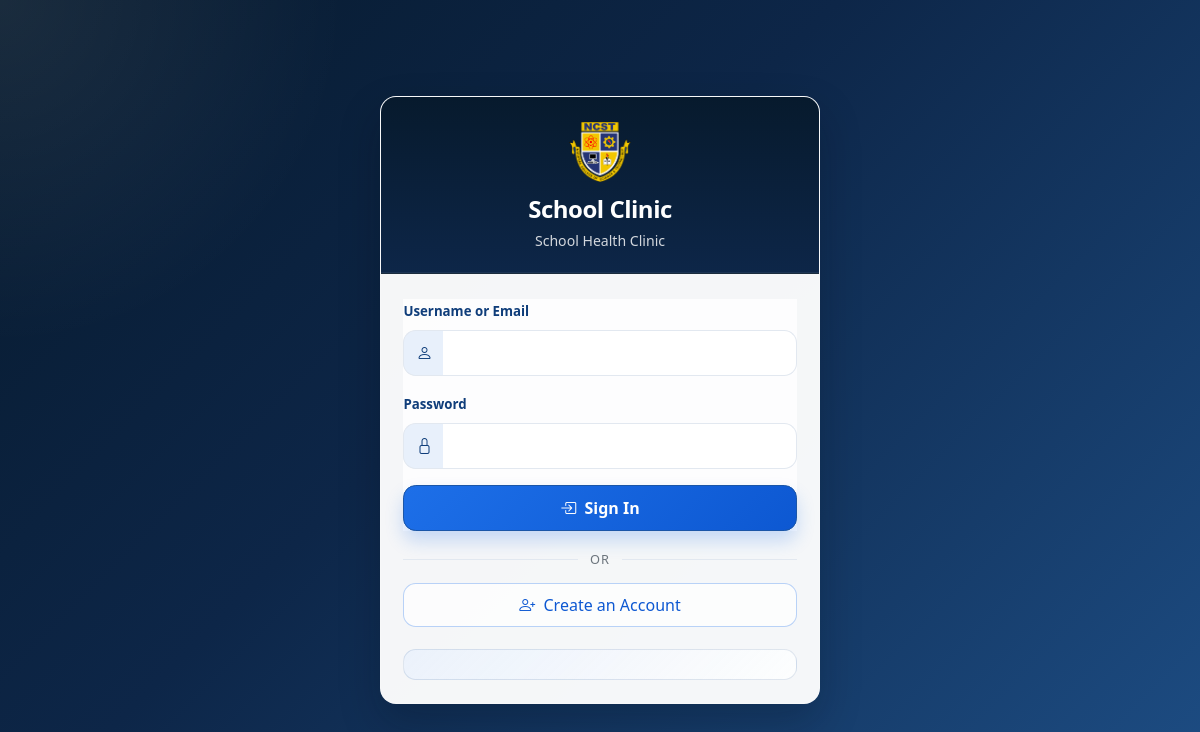
The app's page /auth/login.php with its own data.
### tables this page shows
CREATE TABLE system_settings (
    id            INT AUTO_INCREMENT PRIMARY KEY,
    setting_key   VARCHAR(80) NOT NULL UNIQUE,
    setting_value TEXT DEFAULT NULL,
    updated_at    DATETIME NOT NULL DEFAULT CURRENT_TIMESTAMP ON UPDATE CURRENT_TIMESTAMP
  );

### includes/functions.php (called while the page is built, shortened)
<?php
if (!function_exists('e')) {
    function e($string = '') {
        return htmlspecialchars($string, ENT_QUOTES, 'UTF-8');
    }
}
if (!function_exists('url')) {
    function url($path = '') {
        $base = defined('BASE_URL') ? BASE_URL : (($_SERVER['HTTP_BASE'] ?? '') . dirname($_SERVER['SCRIPT_NAME'] ?? ''));
        $base = rtrim($base, '/');
        $path = ltrim($path, '/');
        return $base . '/' . ltrim($path, '/');
    }
}
if (!function_exists('get_setting')) {
    function get_setting($pdo, $key, $default = '') {
        $stmt = $pdo->prepare("SELECT setting_value FROM system_settings WHERE setting_key = ?");
        $stmt->execute([$key]);
        $row = $stmt->fetch();
        return $row ? $row['setting_value'] : $default;
    }
}

### auth/login.php (the view, shortened to what this page needs)
<?php
require_once __DIR__ . '/../config/db.php';
$username = '';
?>
<!DOCTYPE html>
<html lang="en">
<head>
    <link href="https://cdn.jsdelivr.net/npm/bootstrap@5.3.3/dist/css/bootstrap.min.css" rel="stylesheet">
    <link href="https://cdn.jsdelivr.net/npm/bootstrap-icons@1.11.3/font/bootstrap-icons.min.css" rel="stylesheet">
    <link href="<?= e(url('assets/css/style.css')) ?>" rel="stylesheet">
</head>
<body class="auth-body">
<div class="auth-shell">
    <div class="auth-card">
        <div class="auth-brand">
            <img src="<?= e(url('assets/images/ncst.png')) ?>" alt="NCST logo" class="auth-logo-image">
            <h4 class="mb-0"><?= e(get_setting($pdo, 'school_name', APP_NAME)) ?></h4>
            <small><?= e(get_setting($pdo, 'clinic_name', 'School Health Clinic')) ?></small>
        </div>
        <div class="auth-card-body">
            <form method="post" class="auth-form" novalidate>
                <div class="mb-3">
                    <label class="form-label" for="username">Username or Email</label>
                    <div class="input-group">
                        <span class="input-group-text"><i class="bi bi-person"></i></span>
                        <input type="text" name="username" id="username" class="form-control"
                               value="<?= e($username) ?>" required autofocus>
                    </div>
                </div>
                <div class="mb-3">
                    <label class="form-label" for="password">Password</label>
                    <div class="input-group">
                        <span class="input-group-text"><i class="bi bi-lock"></i></span>
                        <input type="password" name="password" id="password" class="form-control" required>
                    </div>
                </div>
                <button type="submit" class="btn btn-primary w-100">
                    <i class="bi bi-box-arrow-in-right me-1"></i> Sign In
                </button>
            </form>
            <div class="auth-divider">or</div>
            <a href="<?= e(url('auth/register.php')) ?>" class="btn btn-outline-primary w-100">
                <i class="bi bi-person-plus me-1"></i> Create an Account
            </a>
            <div class="auth-meta">
            </div>
        </div>
    </div>
</div>
</body>
</html>

### records on screen
system_settings: setting_value "School Clinic"
system_settings: setting_value "School Health Clinic"
